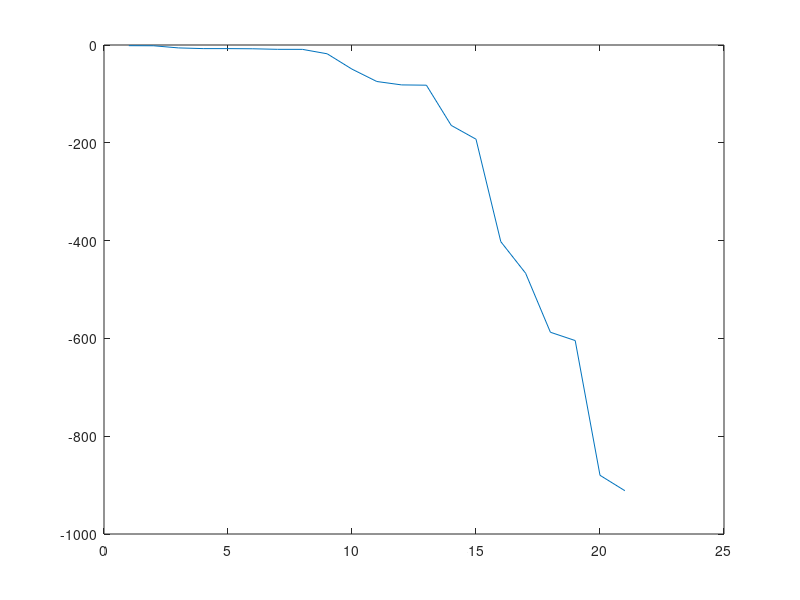

MATLAB code for this plot: (Note: this script raises an error after producing the figure.)
%soft SVM
rand('seed',88);
%Total data n*2
n = 100; 
X1 = rand(n,2); X2 = rand(n,2) + 0.5*ones(n,1)*[1 2];  y = [ones(n,1) ; -ones(n,1)];
X = [X1;X2];  [n,d] = size(X);
e=ones(n,1);
%-----------------------------matrices
% y as sparse i_s=[1:n]; Ds=sparse(i_s,i_s,y,n,n);
%% Active set SVM  %  G=Dy*X*X'*Dy   if   k=X*X' then G=Dy*(k)*Dy
clc
%----kernel-------------
k=X*X';  Gtmp=bsxfun(@times, y, k); clear k
G=bsxfun(@times, y',Gtmp);  clear Gtmp
%--------------
%Ic=       {i|alpha_i=C}
%Io=       {i|alpha_i=0}
%Iw=       {i|0<alpha_i<C}
I0=zeros(n,1);    I=[1;n/2+1];     alpha0=[1;1];  
%---------------------------------------------objective function
q=[];
q=[q,0.5*alpha0'*G(I,I)*alpha0-e(I)'*alpha0];
l = sqrt(eps);
flag_0=1;
while(flag_0)    
    %-------[alpha,b]=[G,y,y',0]\[1;0]---------------------    
    L=chol(G(I,I)+l*eye(length(I)));
    Ge=L\(L'\e(I));
    Gy=L\(L'\y(I));
    b=(y(I)'*Ge)/(y(I)'*Gy);
    alpha1=L\(L'\(e(I)-y(I)*b));        
    %--------------------------------------------------
    %-----alpha<0----I->IO-----------------------------
    if ((max(alpha1<0)==1))
        %--------------------------
        t=-alpha0./(alpha1-alpha0); ineg=find(alpha1<0); [t pos] = min(t(ineg));        
        alpha1=alpha0+t*(alpha1-alpha0);               
        ind0=ineg(pos);  alpha1(ind0)=[];  I(ind0)=[];alpha0=alpha1;        
    else %I0->I_alpha   
    %---------------------------------------------------------------
    %----------------coarse search----------------------------------
        %if (n>500)            
           if (n<=100)
               Index=[1:n];    Index(I)=[];  flag=1; 
               tam_index=length(Index); p=1;    step=tam_index;    s=step;           
           else
               Index=[1:n];    Index(I)=[];  flag=1; p=1;    step=50;    s=step;
               tam_index=length(Index);            
           end
            
            while (flag)
                II=Index(p:s);  M=G(II,I)*alpha1+b*y(II)-e(II); inI=find(M <-sqrt(eps));
                %------forward-----------
                if isempty(inI)
                    if (s==tam_index) alpha0=alpha1; flag=0; flag_0=0;
                    else
                        p=s+1;  s=s+step;
                        if (s>tam_index)  s=tam_index; end
                    end
                %--------I0->I------------------    
                else
                    [minValue,ind_min]=min(M); ind_min=Index(p+ind_min-1);
                    p=s+1;  s=s+step;  flag=0;
                    %------------------
                    if (s>tam_index) s=tam_index; end
                    I=[I;ind_min]; alpha0=[alpha1;0];
                end
            end
     %------------end coarse search----------------------------------     
    end
    q=[q,0.5*alpha0'*G(I,I)*alpha0-e(I)'*alpha0]; disp(q(end))
end

figure
plot(q)
plotHiperplane(X, X1,X2,y, alpha0,b,I)
clear

